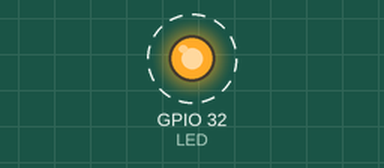
Simulated run of this sketch. Board: ESP32. Parts: output pins drawn as LEDs (lit = HIGH). Dashed ring = blinking. What the sketch prints to the serial monitor is not drawn.

Above: at 0.5 s.
Timing chart, 0 to 4.6 s (numbered marks = the images above):
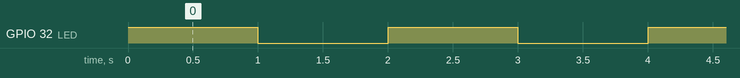

Measured:
- by itself, GPIO 32 (LED): alternates HIGH for 1.0 s and LOW for 1.0 s

The sketch:

sketch_sep4a2.ino
```cpp
/*********
  Rui Santos
  Complete project details at https://RandomNerdTutorials.com/vs-code-platformio-ide-esp32-esp8266-arduino/
*********/

#include <Arduino.h>

#define LED 32

void setup() {
  // put your setup code here, to run once:
  Serial.begin(115200);
  pinMode(LED, OUTPUT);
}

void loop() {
  // put your main code here, to run repeatedly:
  digitalWrite(LED, HIGH);
  Serial.println("LED is on");
  delay(1000);
  digitalWrite(LED, LOW);
  Serial.println("LED is off");
  delay(1000);
}
```
